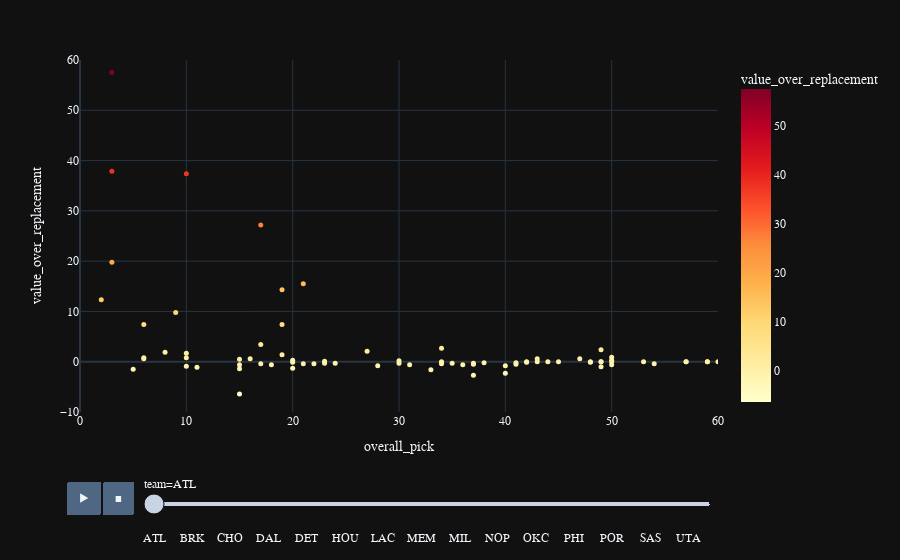

Notebook source saved alongside this figure:
### Markdown cell above
<h3 style="color:blue; font-weight:bold">Value over Replacement by Team and Overall Pick</h3>

### Code cell
fig = px.scatter(sorted_df, x = "overall_pick", y = "value_over_replacement",
                    range_x = (0, 60), range_y = (-10, 60),
                    hover_data = ["college"],
                    hover_name="player",
                    animation_frame = "team",
                    color = "value_over_replacement", color_continuous_scale = "YlOrRd")
                    #title = "Points Per Game Overall Pick 1-60 Animation by Year and Games")

fig.update_traces(marker = dict(size = 5)) # scaling down the markers
fig.update_layout(template = "plotly_dark", font = dict(family = "PT Sans", size = 12))
fig.show()

### Figure 1 — Plotly figure (JSON) as saved in the notebook; plotly's stock layout.template omitted (floating-point values rounded to 4 significant figures)
{"data": [{"customdata": [["HS/G-Lea/Foreign"], ["Florida State"], ["HS/G-Lea/Foreign"], ["HS/G-Lea/Foreign"], ["Washington"], ["Kansas"], ["HS/G-Lea/Foreign"], ["Saint Joseph's"], ["Michigan State"], ["HS/G-Lea/Foreign"], ["Northwestern Oklahoma State University"], ["Miami (FL)"], ["HS/G-Lea/Foreign"], ["Indiana"], ["Virginia"], ["Cal State Long Beach"], ["Vanderbilt"], ["Notre Dame"], ["Oakland"], ["Illinois"], ["Duke"], ["Texas"], ["UNLV"], ["Kansas"], ["Seton Hall"], ["HS/G-Lea/Foreign"], ["Villanova"], ["NC State"], ["HS/G-Lea/Foreign"], ["HS/G-Lea/Foreign"], ["Oregon"], ["Wake Forest"], ["Stanford"], ["Maryland"], ["Colorado"], ["Purdue"], ["Oakland"], ["Cincinnati"], ["UNC"], ["HS/G-Lea/Foreign"], ["Texas"], ["Southeastern Illinois College"], ["Utah"], ["Arizona"], ["HS/G-Lea/Foreign"], ["Ohio State"], ["HS/G-Lea/Foreign"], ["BYU"], ["HS/G-Lea/Foreign"], ["Maryland"], ["HS/G-Lea/Foreign"], ["Stanford"], ["Duke"], ["Georgia"], ["Georgia Tech"], ["Central State University"], ["HS/G-Lea/Foreign"], ["Texas"], ["HS/G-Lea/Foreign"], ["California"], ["Wake Forest"], ["HS/G-Lea/Foreign"], ["Marquette"], ["Duke"], ["Texas A&M"], ["Texas Tech"], ["Florida"], ["Arizona"], ["South Florida"], ["Old Dominion"], ["UCLA"], ["HS/G-Lea/Foreign"], ["Providence"], ["LSU"], ["Auburn"], ["Duke"], ["USC"], ["Iowa"], ["Michigan"], ["Oral Roberts"]], "hovertemplate": "<b>%{hovertext}</b><br><br>team=ATL<br>overall_pick=%{x}<br>value_over_replacement=%{marker.color}<br>college=%{customdata[0]}<extra></extra>", "hovertext": ["Cenk Akyol", "Doug Edwards", "Dimitrios Agravanis", "Marcus Eriksson", "Rich Manning", "Kelly Oubre Jr.", "Edy Tavares", "DeAndre' Bembry", "Adreian Payne", "Raul Neto", "Gaylon Nickerson", "Shane Larkin", "Dennis Schröder", "Alan Henderson", "Mike Scott", "James Ennis III", "John Jenkins", "Elmer Bennett", "Kay Felder", "Steve Bardo", "Cam Reddish", "Jaxson Hayes", "Stacey Augmon", "Devonte' Graham", "Anthony Avent", "Isaïa Cordinier", "Omari Spellman", "Rodney Monroe", "Luka Dončić", "Alpha Kaba", "Tyler Dorsey", "John Collins", "Adam Keefe", "Kevin Huerter", "Donnie Boyce", "Cuonzo Martin", "Keith Benson", "DerMarr Johnson", "Marvin Williams", "Viktor Sanikidze", "Royal Ivey", "Donta Smith", "Hanno Möttölä", "Salim Stoudamire", "Josh Smith", "Scoonie Penn", "Pau Gasol", "Travis Hansen", "Boris Diaw", "Terence Morris", "David Andersen", "Josh Childress", "Shelden Williams", "Jumaine Jones", "Dion Glover", "Priest Lauderdale", "Pape Sy", "Damion James", "Sergiy Gladyr", "Ed Gray", "Jeff Teague", "Alain Digbeau", "Chris Crawford", "Roshown McLeod", "Acie Law", "Cory Carr", "Al Horford", "Jason Terry", "Solomon Jones", "Cal Bowdler", "Trevor Wilson", "Didi Louzada", "Troy Brown", "Skylar Mays", "Sharife Cooper", "Jalen Johnson", "Onyeka Okongwu", "Roy Marble", "Rumeal Robinson", "Haywoode Workman"], "legendgroup": "", "marker": {"color": [0, -0.6, 0, 0, -0.8, 0.5, 0, -0.4, -1.4, 0.6, 0, -0.6, 3.4, 0.6, 0.6, 0.9, 0.1, -0.2, -0.4, -0.2, -0.9, 1.9, 9.8, 2.7, -6.4, 0, 0.2, -0.3, 19.8, 0, -0.5, 7.4, 1.7, 1.4, -0.1, 0, 0, 0.6, 12.3, 0, -2.7, -0.2, -2.3, -0.6, 27.2, 0, 57.5, -0.5, 15.5, -0.4, -0.3, 7.4, -1.5, 2.1, 0.3, -0.8, 0, -0.3, 0, -0.4, 14.3, 0, -0.6, -1.3, -1.1, -1, 37.9, 37.4, -1.6, -0.4, -0.6, -0.3, 0, 0.3, -0.1, -0.1, 0.8, -0.3, 0.8, 2.4], "coloraxis": "coloraxis", "size": 5, "symbol": "circle"}, "mode": "markers", "name": "", "orientation": "v", "showlegend": false, "type": "scatter", "x": [59, 15, 59, 50, 40, 15, 43, 21, 15, 47, 34, 18, 17, 16, 43, 50, 23, 38, 54, 41, 10, 8, 9, 34, 15, 44, 30, 30, 3, 60, 41, 19, 10, 19, 42, 57, 48, 6, 2, 42, 37, 34, 40, 31, 17, 57, 3, 37, 21, 34, 37, 6, 5, 27, 20, 28, 53, 24, 49, 22, 19, 49, 50, 20, 11, 49, 3, 10, 33, 17, 36, 35, 45, 50, 48, 20, 6, 23, 10, 49], "xaxis": "x", "y": [0, -0.6, 0, 0, -0.8, 0.5, 0, -0.4, -1.4, 0.6, 0, -0.6, 3.4, 0.6, 0.6, 0.9, 0.1, -0.2, -0.4, -0.2, -0.9, 1.9, 9.8, 2.7, -6.4, 0, 0.2, -0.3, 19.8, 0, -0.5, 7.4, 1.7, 1.4, -0.1, 0, 0, 0.6, 12.3, 0, -2.7, -0.2, -2.3, -0.6, 27.2, 0, 57.5, -0.5, 15.5, -0.4, -0.3, 7.4, -1.5, 2.1, 0.3, -0.8, 0, -0.3, 0, -0.4, 14.3, 0, -0.6, -1.3, -1.1, -1, 37.9, 37.4, -1.6, -0.4, -0.6, -0.3, 0, 0.3, -0.1, -0.1, 0.8, -0.3, 0.8, 2.4], "yaxis": "y"}], "layout": {"coloraxis": {"colorbar": {"title": {"text": "value_over_replacement"}}, "colorscale": [[0, "rgb(255,255,204)"], [0.125, "rgb(255,237,160)"], [0.25, "rgb(254,217,118)"], [0.375, "rgb(254,178,76)"], [0.5, "rgb(253,141,60)"], [0.625, "rgb(252,78,42)"], [0.75, "rgb(227,26,28)"], [0.875, "rgb(189,0,38)"], [1, "rgb(128,0,38)"]]}, "font": {"family": "PT Sans", "size": 12}, "legend": {"tracegroupgap": 0}, "margin": {"t": 60}, "sliders": [{"active": 0, "currentvalue": {"prefix": "team="}, "len": 0.9, "pad": {"b": 10, "t": 60}, "steps": [{"args": [["ATL"], {"frame": {"duration": 0, "redraw": false}, "fromcurrent": true, "mode": "immediate", "transition": {"duration": 0, "easing": "linear"}}], "label": "ATL", "method": "animate"}, {"args": [["BOS"], {"frame": {"duration": 0, "redraw": false}, "fromcurrent": true, "mode": "immediate", "transition": {"duration": 0, "easing": "linear"}}], "label": "BOS", "method": "animate"}, {"args": [["BRK"], {"frame": {"duration": 0, "redraw": false}, "fromcurrent": true, "mode": "immediate", "transition": {"duration": 0, "easing": "linear"}}], "label": "BRK", "method": "animate"}, {"args": [["CHI"], {"frame": {"duration": 0, "redraw": false}, "fromcurrent": true, "mode": "immediate", "transition": {"duration": 0, "easing": "linear"}}], "label": "CHI", "method": "animate"}, {"args": [["CHO"], {"frame": {"duration": 0, "redraw": false}, "fromcurrent": true, "mode": "immediate", "transition": {"duration": 0, "easing": "linear"}}], "label": "CHO", "method": "animate"}, {"args": [["CLE"], {"frame": {"duration": 0, "redraw": false}, "fromcurrent": true, "mode": "immediate", "transition": {"duration": 0, "easing": "linear"}}], "label": "CLE", "method": "animate"}, {"args": [["DAL"], {"frame": {"duration": 0, "redraw": false}, "fromcurrent": true, "mode": "immediate", "transition": {"duration": 0, "easing": "linear"}}], "label": "DAL", "method": "animate"}, {"args": [["DEN"], {"frame": {"duration": 0, "redraw": false}, "fromcurrent": true, "mode": "immediate", "transition": {"duration": 0, "easing": "linear"}}], "label": "DEN", "method": "animate"}, {"args": [["DET"], {"frame": {"duration": 0, "redraw": false}, "fromcurrent": true, "mode": "immediate", "transition": {"duration": 0, "easing": "linear"}}], "label": "DET", "method": "animate"}, {"args": [["GSW"], {"frame": {"duration": 0, "redraw": false}, "fromcurrent": true, "mode": "immediate", "transition": {"duration": 0, "easing": "linear"}}], "label": "GSW", "method": "animate"}, {"args": [["HOU"], {"frame": {"duration": 0, "redraw": false}, "fromcurrent": true, "mode": "immediate", "transition": {"duration": 0, "easing": "linear"}}], "label": "HOU", "method": "animate"}, {"args": [["IND"], {"frame": {"duration": 0, "redraw": false}, "fromcurrent": true, "mode": "immediate", "transition": {"duration": 0, "easing": "linear"}}], "label": "IND", "method": "animate"}, {"args": [["LAC"], {"frame": {"duration": 0, "redraw": false}, "fromcurrent": true, "mode": "immediate", "transition": {"duration": 0, "easing": "linear"}}], "label": "LAC", "method": "animate"}, {"args": [["LAL"], {"frame": {"duration": 0, "redraw": false}, "fromcurrent": true, "mode": "immediate", "transition": {"duration": 0, "easing": "linear"}}], "label": "LAL", "method": "animate"}, {"args": [["MEM"], {"frame": {"duration": 0, "redraw": false}, "fromcurrent": true, "mode": "immediate", "transition": {"duration": 0, "easing": "linear"}}], "label": "MEM", "method": "animate"}, {"args": [["MIA"], {"frame": {"duration": 0, "redraw": false}, "fromcurrent": true, "mode": "immediate", "transition": {"duration": 0, "easing": "linear"}}], "label": "MIA", "method": "animate"}, {"args": [["MIL"], {"frame": {"duration": 0, "redraw": false}, "fromcurrent": true, "mode": "immediate", "transition": {"duration": 0, "easing": "linear"}}], "label": "MIL", "method": "animate"}, {"args": [["MIN"], {"frame": {"duration": 0, "redraw": false}, "fromcurrent": true, "mode": "immediate", "transition": {"duration": 0, "easing": "linear"}}], "label": "MIN", "method": "animate"}, {"args": [["NOP"], {"frame": {"duration": 0, "redraw": false}, "fromcurrent": true, "mode": "immediate", "transition": {"duration": 0, "easing": "linear"}}], "label": "NOP", "method": "animate"}, {"args": [["NYK"], {"frame": {"duration": 0, "redraw": false}, "fromcurrent": true, "mode": "immediate", "transition": {"duration": 0, "easing": "linear"}}], "label": "NYK", "method": "animate"}, {"args": [["OKC"], {"frame": {"duration": 0, "redraw": false}, "fromcurrent": true, "mode": "immediate", "transition": {"duration": 0, "easing": "linear"}}], "label": "OKC", "method": "animate"}, {"args": [["ORL"], {"frame": {"duration": 0, "redraw": false}, "fromcurrent": true, "mode": "immediate", "transition": {"duration": 0, "easing": "linear"}}], "label": "ORL", "method": "animate"}, {"args": [["PHI"], {"frame": {"duration": 0, "redraw": false}, "fromcurrent": true, "mode": "immediate", "transition": {"duration": 0, "easing": "linear"}}], "label": "PHI", "method": "animate"}, {"args": [["PHO"], {"frame": {"duration": 0, "redraw": false}, "fromcurrent": true, "mode": "immediate", "transition": {"duration": 0, "easing": "linear"}}], "label": "PHO", "method": "animate"}, {"args": [["POR"], {"frame": {"duration": 0, "redraw": false}, "fromcurrent": true, "mode": "immediate", "transition": {"duration": 0, "easing": "linear"}}], "label": "POR", "method": "animate"}, {"args": [["SAC"], {"frame": {"duration": 0, "redraw": false}, "fromcurrent": true, "mode": "immediate", "transition": {"duration": 0, "easing": "linear"}}], "label": "SAC", "method": "animate"}, {"args": [["SAS"], {"frame": {"duration": 0, "redraw": false}, "fromcurrent": true, "mode": "immediate", "transition": {"duration": 0, "easing": "linear"}}], "label": "SAS", "method": "animate"}, {"args": [["TOR"], {"frame": {"duration": 0, "redraw": false}, "fromcurrent": true, "mode": "immediate", "transition": {"duration": 0, "easing": "linear"}}], "label": "TOR", "method": "animate"}, {"args": [["UTA"], {"frame": {"duration": 0, "redraw": false}, "fromcurrent": true, "mode": "immediate", "transition": {"duration": 0, "easing": "linear"}}], "label": "UTA", "method": "animate"}, {"args": [["WAS"], {"frame": {"duration": 0, "redraw": false}, "fromcurrent": true, "mode": "immediate", "transition": {"duration": 0, "easing": "linear"}}], "label": "WAS", "method": "animate"}], "x": 0.1, "xanchor": "left", "y": 0, "yanchor": "top"}], "updatemenus": [{"buttons": [{"args": [null, {"frame": {"duration": 500, "redraw": false}, "fromcurrent": true, "mode": "immediate", "transition": {"duration": 500, "easing": "linear"}}], "label": "&#9654;", "method": "animate"}, {"args": [[null], {"frame": {"duration": 0, "redraw": false}, "fromcurrent": true, "mode": "immediate", "transition": {"duration": 0, "easing": "linear"}}], "label": "&#9724;", "method": "animate"}], "direction": "left", "pad": {"r": 10, "t": 70}, "showactive": false, "type": "buttons", "x": 0.1, "xanchor": "right", "y": 0, "yanchor": "top"}], "xaxis": {"anchor": "y", "domain": [0, 1], "range": [0, 60], "title": {"text": "overall_pick"}}, "yaxis": {"anchor": "x", "domain": [0, 1], "range": [-10, 60], "title": {"text": "value_over_replacement"}}}}
